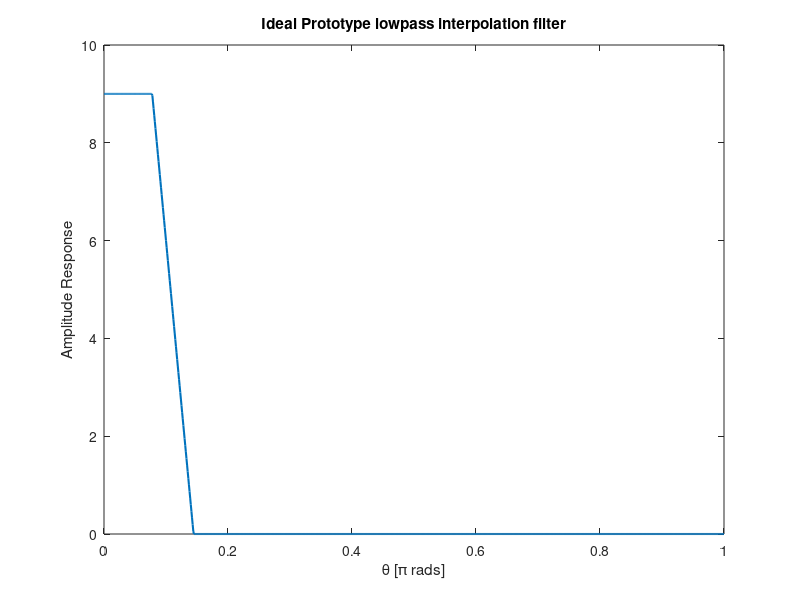
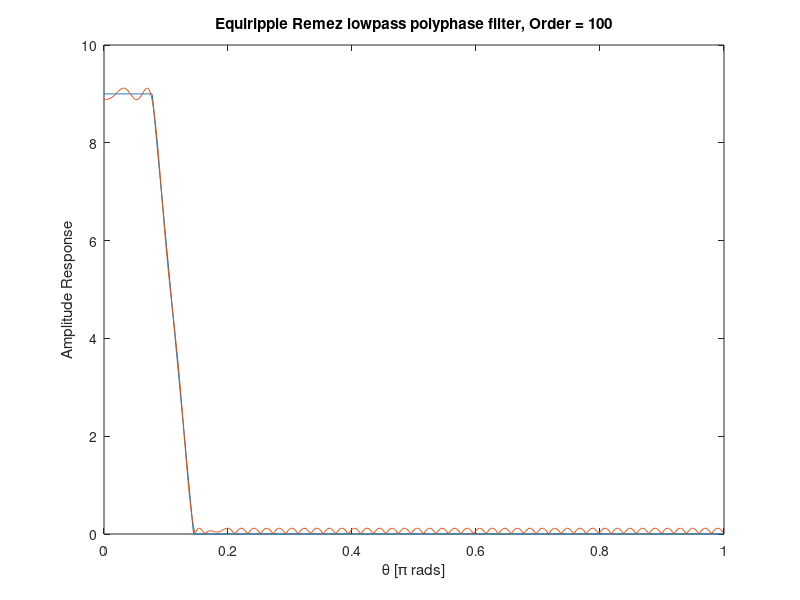
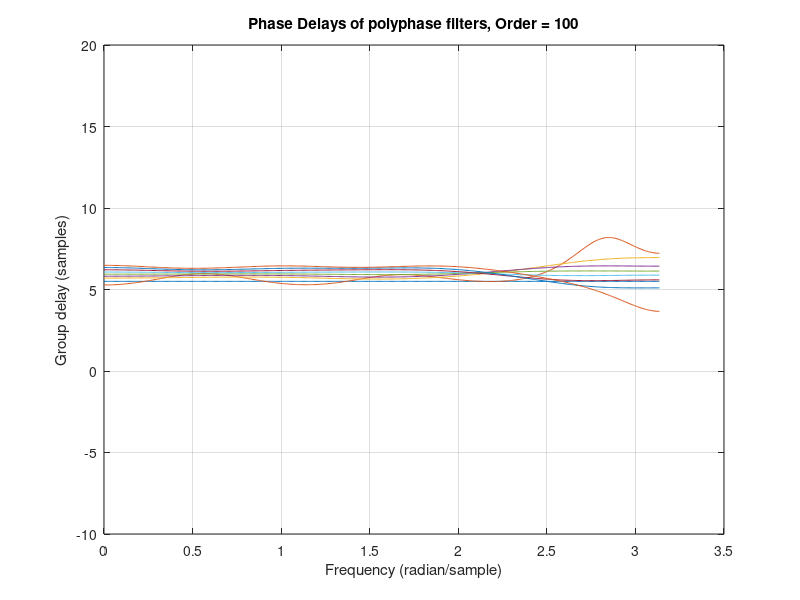
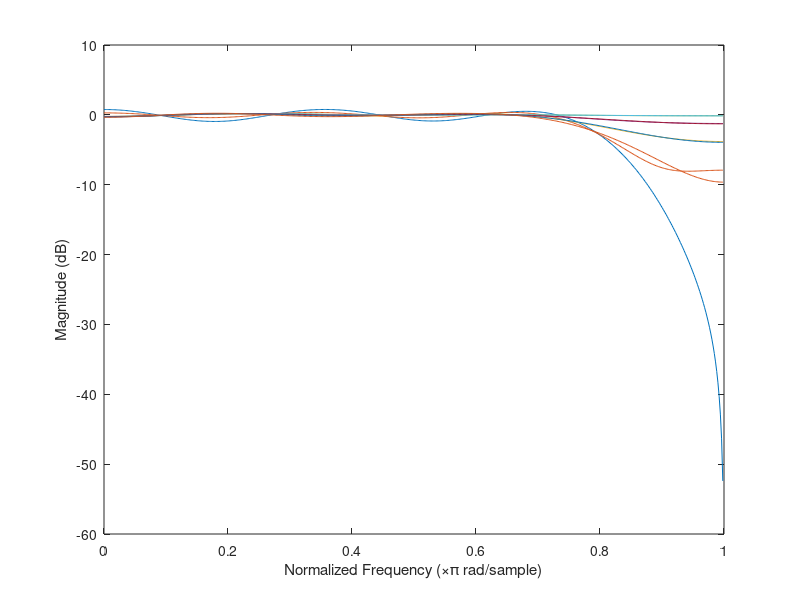

These charts were generated, in order, by the following MATLAB code:
%%

clear all;
clc;
close all;

% this is a code for wet 3 of DSP

Fs = 1000; % original FS

%% Section 1

% ideal filter prototype

L = 9;
fsamp = Fs*L;
M = 1000;
fstop = 1.3/L;
fpass = 0.7/L;


theta = 0:0.001:1;
transition = fstop - fpass;
line = (-1/transition)+fstop/transition;
lpFilt = (theta < fpass)*L + L*(theta > fpass & theta < fstop).*(-1/transition*theta+fstop/transition);
figure(1)
plot(theta, (lpFilt),'-', 'LineWidth', 1.5);
xlim([ 0 1 ])
title('Ideal Prototype lowpass interpolation filter') 
xlabel('\theta [\pi rads]')
ylabel('Amplitude Response')


%% Section 2 

% equiripple remez
N = 100;
b = firpm(N-1, theta(1:end-1), lpFilt(1:end-1));
[h,w] = freqz(b,1,512);
figure(2)
plot(theta,lpFilt, w/pi,abs(h));
xlim([ 0 1 ])
title(['Equiripple Remez lowpass polyphase filter, Order = ' num2str(N)]) 
xlabel('\theta [\pi rads]')
ylabel('Amplitude Response')

Phases_Mat_coeffs = zeros(L,N);

figure(3)

for i=0:L-1
    %Phases_Mat_coeffs(i+1,:) = circshift(b, i);
    shifted = circshift(b, i);
    grpdelay(shifted(1:L:end))
    hold on;
end

ylim([-10 20]);
title(['Phase Delays of polyphase filters, Order = ' num2str(N)])

figure(4) 
legend = {};
for i=0:L-1
    %Phases_Mat_coeffs(i+1,:) = circshift(b, i);
    shifted = circshift(b, i);
    [h,w] = freqz(shifted(1:L:end),1);
    plot(w/pi,20*log10(abs(h)))
    %legappend(['Pol ',num2str(i)])
    hold on;
end


xlabel('Normalized Frequency (\times\pi rad/sample)')
ylabel('Magnitude (dB)')
